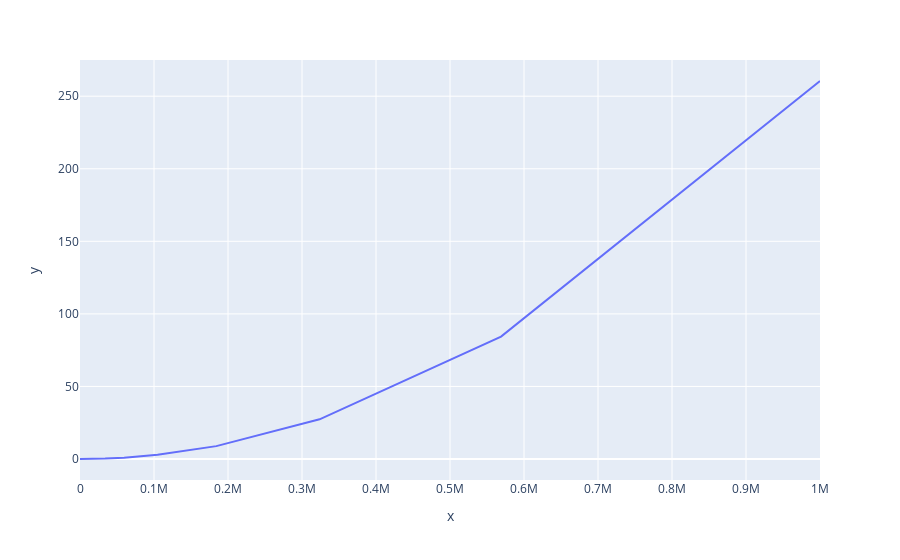

Source (notebook cell):
### Code cell
# new slippage function based on empirical analysis
def slippage(x,fee):
    """
    @notice calculate slippage when selling x or y to the open market.
    Assuming that we trade against Uniswap is a conservative assumption
    """
    a,b,c = (2.602424822058012e-10,2.3009044333523045e-07,0.0004613261845851614)
    return(a*x**2+b*x+c)

slippage_x = np.logspace(-6,6, num=50, endpoint=True, base=10.0, dtype=None, axis=0)
print(slippage_x)
slippage_y = [slippage(x,0.00) for x in slippage_x]
fig=px.line(x=slippage_x, y=slippage_y)
fig.show()

### Figure 1 — Plotly figure (JSON) as saved in the notebook; plotly's stock layout.template omitted (floating-point values rounded to 4 significant figures)
{"data": [{"hovertemplate": "x=%{x}<br>y=%{y}<extra></extra>", "legendgroup": "", "line": {"color": "#636efa", "dash": "solid"}, "marker": {"symbol": "circle"}, "mode": "lines", "name": "", "orientation": "v", "showlegend": false, "type": "scatter", "x": [1e-06, 1.758e-06, 3.089e-06, 5.429e-06, 9.541e-06, 1.677e-05, 2.947e-05, 5.179e-05, 9.103e-05, 0.00016, 0.0002812, 0.0004942, 0.0008685, 0.001526, 0.002683, 0.004715, 0.008286, 0.01456, 0.0256, 0.04498, 0.07906, 0.1389, 0.2442, 0.4292, 0.7543, 1.326, 2.33, 4.095, 7.197, 12.65, 22.23, 39.07, 68.66, 120.7, 212.1, 372.8, 655.1, 1151.0, 2024.0, 3556.0, 6251.0, 10990.0, 19310.0, 33930.0, 59640.0, 104800.0, 184200.0, 323700.0, 569000.0, 1000000], "xaxis": "x", "y": [0.0004613, 0.0004613, 0.0004613, 0.0004613, 0.0004613, 0.0004613, 0.0004613, 0.0004613, 0.0004613, 0.0004613, 0.0004613, 0.0004613, 0.0004613, 0.0004613, 0.0004613, 0.0004613, 0.0004613, 0.0004613, 0.0004613, 0.0004613, 0.0004613, 0.0004614, 0.0004614, 0.0004614, 0.0004615, 0.0004616, 0.0004619, 0.0004623, 0.000463, 0.0004643, 0.0004666, 0.0004707, 0.0004784, 0.0004929, 0.0005218, 0.0005833, 0.0007238, 0.001071, 0.001993, 0.004571, 0.01207, 0.03439, 0.1019, 0.3079, 0.9397, 2.883, 8.873, 27.35, 84.38, 260.5], "yaxis": "y"}], "layout": {"legend": {"tracegroupgap": 0}, "margin": {"t": 60}, "xaxis": {"anchor": "y", "domain": [0, 1], "title": {"text": "x"}}, "yaxis": {"anchor": "x", "domain": [0, 1], "title": {"text": "y"}}}}
